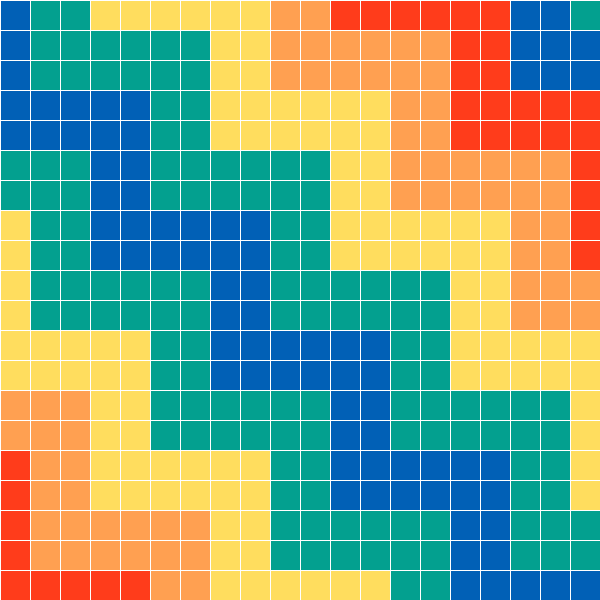
Frame 1 (no input)
Frame 60 (the mouse pressed at the canvas centre just before this capture): identical to frame 1, image omitted
Frame 120 (the mouse held since frame 60 and released just before this capture): identical to frame 1, image omitted

The Processing sketch that drew this single still picture (run headless with seeded random() and noise(); from frame 60 on, the mouse is pressed at the canvas centre):

// Processing sketch: build
// ── build.pde
int u;
color[] palette = {#0160B6,#03A08F,#FFDD5E,#FFA051,#FF3C1B};

void setup() {
	size(600, 600);
	background(255);
	strokeCap(SQUARE);
	u = width / 5;
	noFill();
}
void draw() {
	strokeWeight(u/2 + 1);
	for (float i = 0; i < 7; i++) {
		stroke(palette[(int)i%palette.length]);
		zigZag(i * u/2, i * u/-2);
		zigZag(i * u/-2, i * u/2);
	}
	grid(20);
}
void grid(int count) {
	int area = count * count;
	int cell = width / count;
	for (int n = 0; n < area; n++) {
		int x = (n % count) * cell;
		int y = (n / count) * cell;
		noFill();
		stroke(255);
		strokeWeight(1);
		square(x, y, cell);
	}
}
void zigZag(float x, float y) {
	beginShape();
	while (y <= height) {
		vertex(x, y);
		y += u;
		vertex(x, y);
		x += u;
	}
	endShape(OPEN);
}
